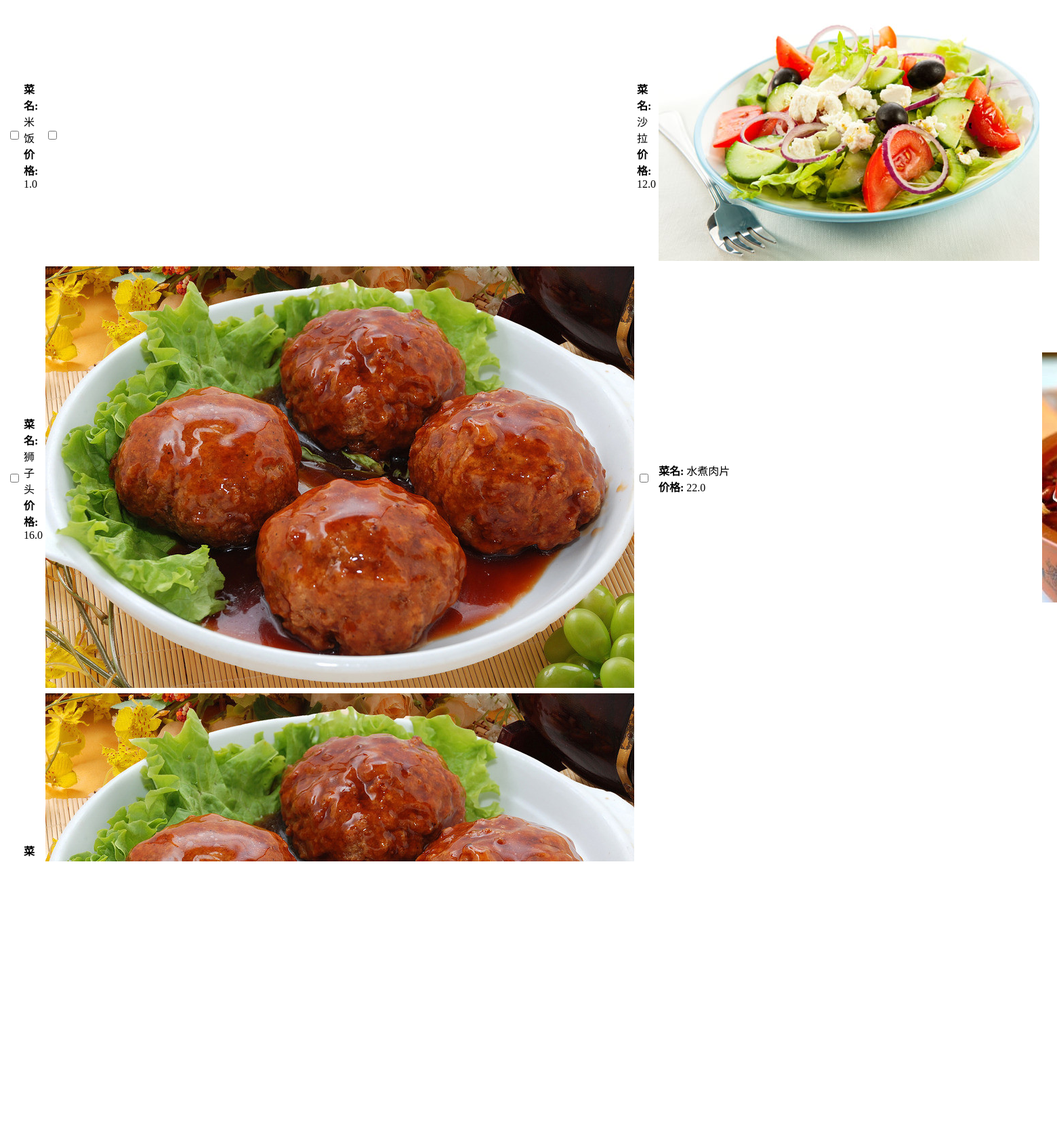
The app's page /php/menu_pic.php, older data.
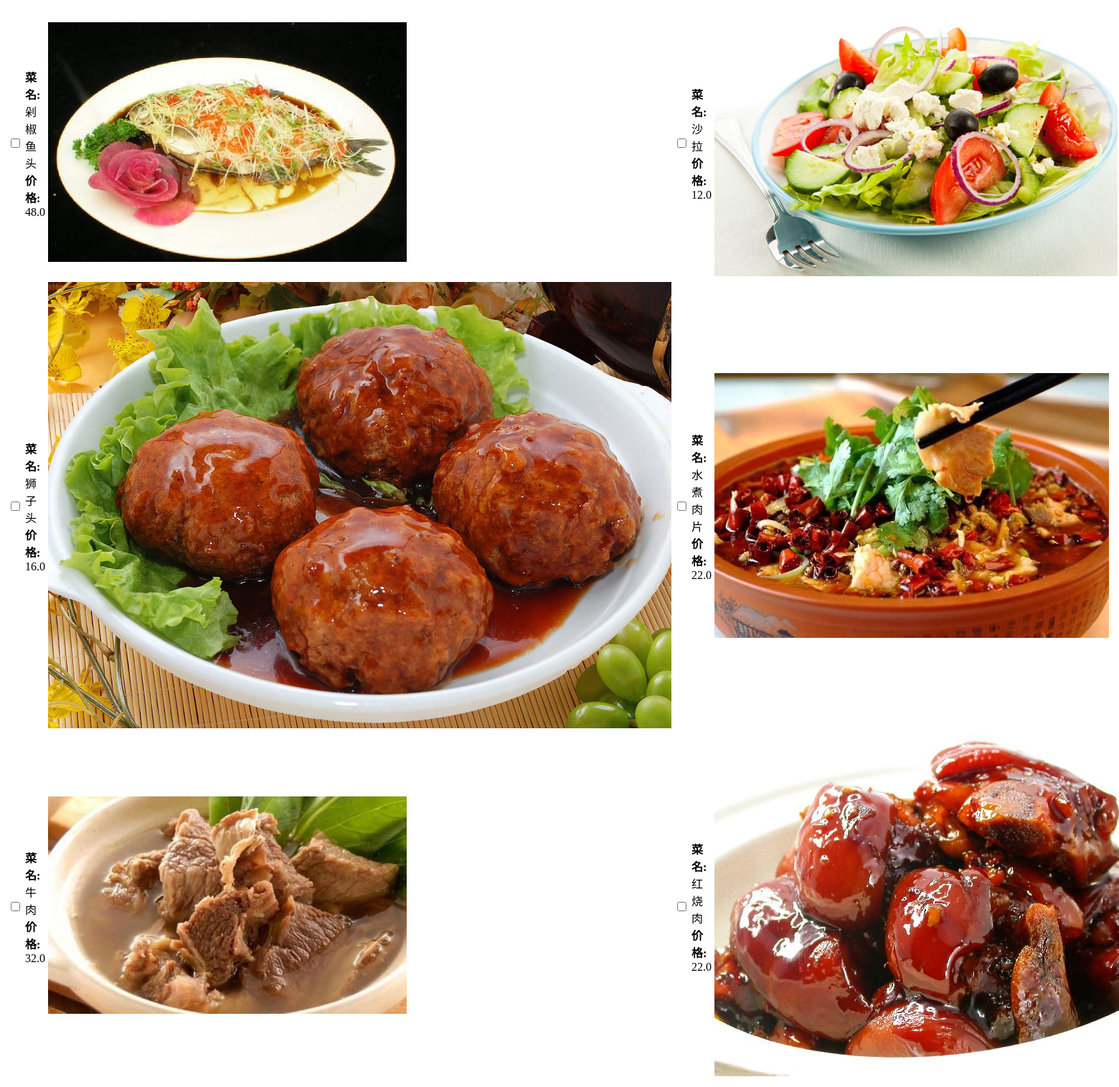
The same page, newer data.
### tables this page shows
CREATE TABLE `food` (
  `FID` char(3) NOT NULL,
  `FNAME` varchar(10) DEFAULT NULL,
  `PRICE` decimal(3,1) DEFAULT NULL,
  `FIMG` varchar(64) DEFAULT NULL,
  PRIMARY KEY (`FID`)
);

### php/menu_pic.php (the view, shortened to what this page needs)
<!DOCTYPE html>
<html>
  <head>
  </head>
  <body>
    <?php
    require("config.php");
    $dbc = mysqli_connect($DB_HOST, $DB_USER, $DB_PASSWORD, $DB_NAME);
    mysqli_query($dbc,"set names 'utf8'");
    $query = "SELECT * FROM food";
    $data = mysqli_query($dbc, $query);
    echo '<table id="menu">';
    $i = 1;
    while ($row = mysqli_fetch_array($data)) {
      $s=$i%2;
      if($s == '1'){
        echo '<tr>';
      }
      echo '<td class="idss"><input name="oFood" type="checkbox" id=' . $row['FID'] . '></td>';
      echo '<td class="scoreinfo">';
      echo '<strong>菜名:</strong> ' .$row['FNAME'] . '<br />';
      echo '<strong>价格:</strong> ' . $row['PRICE'] . '<br />';
      if (is_file(GW_UPLOADPATH . $row['FIMG']) && filesize(GW_UPLOADPATH . $row['FIMG']) > 0) {
        echo "<td class='ids'><img id='tdimg' src='" . GW_UPLOADPATH . $row['FIMG'] . "' alt='Score image'></td>";
      }
      if($i%2 == '0'){
        echo '</tr>';
      }
      $i++;
    }
    if($i%2 == '0'){
      echo '</tr>';
    }
    echo '</table>';
    ?>
  </body>
</html>

Row changes from the older to the newer data that the page shows:
removed food: FIMG (picture)
changed food: FNAME "米饭" → "剁椒鱼头"; PRICE "1.0" → "48.0"; FIMG: picture added
added food: FNAME "牛肉", PRICE "32.0", FIMG (picture)
added food: FNAME "红烧肉", PRICE "22.0", FIMG (picture)
